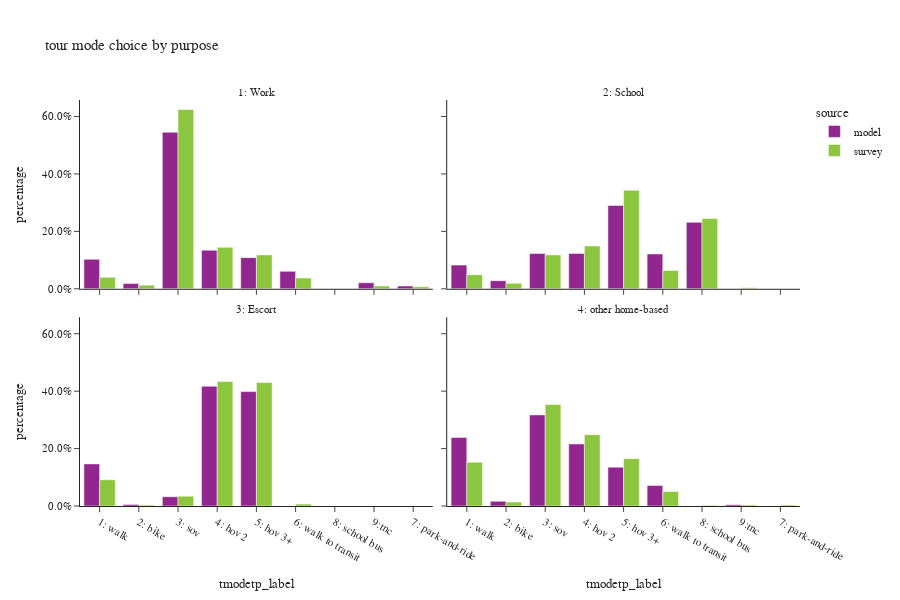

Notebook cell for this chart:
### Code cell
# plot mode choice by purpose
all_tour = df_tour.filter(pl.col('parent') == 0)
plot_mode_choice(all_tour,"tour mode choice by purpose")

### Figure 1 — Plotly figure (JSON) as saved in the notebook; plotly's stock layout.template omitted (floating-point values rounded to 4 significant figures)
{"data": [{"alignmentgroup": "True", "customdata": [[289066], [1174401], [221203], [181], [233684], [130758], [44998], [39220], [20587]], "hovertemplate": "source=model<br>pdpurp_label=1: Work<br>tmodetp_label=%{x}<br>percentage=%{y}<br>sample_count=%{customdata[0]}<extra></extra>", "legendgroup": "model", "marker": {"color": "#91268F", "pattern": {"shape": ""}}, "name": "model", "offsetgroup": "model", "orientation": "v", "showlegend": true, "textposition": "auto", "type": "bar", "x": ["4: hov 2", "3: sov", "1: walk", null, "5: hov 3+", "6: walk to transit", "9:tnc", "2: bike", "7: park-and-ride"], "xaxis": "x3", "y": [0.1342, 0.5452, 0.1027, 8.403e-05, 0.1085, 0.0607, 0.02089, 0.01821, 0.009557], "yaxis": "y3"}, {"alignmentgroup": "True", "customdata": [[7], [8], [21004], [90480], [91666], [172863], [91818], [61517], [216567]], "hovertemplate": "source=model<br>pdpurp_label=2: School<br>tmodetp_label=%{x}<br>percentage=%{y}<br>sample_count=%{customdata[0]}<extra></extra>", "legendgroup": "model", "marker": {"color": "#91268F", "pattern": {"shape": ""}}, "name": "model", "offsetgroup": "model", "orientation": "v", "showlegend": false, "textposition": "auto", "type": "bar", "x": ["9:tnc", null, "2: bike", "6: walk to transit", "3: sov", "8: school bus", "4: hov 2", "1: walk", "5: hov 3+"], "xaxis": "x4", "y": [9.384e-06, 1.072e-05, 0.02816, 0.1213, 0.1229, 0.2317, 0.1231, 0.08247, 0.2903], "yaxis": "y4"}, {"alignmentgroup": "True", "customdata": [[4577], [29], [26371], [119783], [340530], [325411]], "hovertemplate": "source=model<br>pdpurp_label=3: Escort<br>tmodetp_label=%{x}<br>percentage=%{y}<br>sample_count=%{customdata[0]}<extra></extra>", "legendgroup": "model", "marker": {"color": "#91268F", "pattern": {"shape": ""}}, "name": "model", "offsetgroup": "model", "orientation": "v", "showlegend": false, "textposition": "auto", "type": "bar", "x": ["2: bike", null, "3: sov", "1: walk", "4: hov 2", "5: hov 3+"], "xaxis": "x", "y": [0.005604, 3.551e-05, 0.03229, 0.1467, 0.417, 0.3984], "yaxis": "y"}, {"alignmentgroup": "True", "customdata": [[947211], [857116], [18131], [65749], [1259111], [284568], [536717], [293]], "hovertemplate": "source=model<br>pdpurp_label=4: other home-based<br>tmodetp_label=%{x}<br>percentage=%{y}<br>sample_count=%{customdata[0]}<extra></extra>", "legendgroup": "model", "marker": {"color": "#91268F", "pattern": {"shape": ""}}, "name": "model", "offsetgroup": "model", "orientation": "v", "showlegend": false, "textposition": "auto", "type": "bar", "x": ["1: walk", "4: hov 2", "9:tnc", "2: bike", "3: sov", "6: walk to transit", "5: hov 3+", null], "xaxis": "x2", "y": [0.2387, 0.216, 0.004568, 0.01657, 0.3172, 0.0717, 0.1352, 7.382e-05], "yaxis": "y2"}, {"alignmentgroup": "True", "customdata": [[136], [23], [254], [1405], [15], [366], [28], [241], [108]], "hovertemplate": "source=survey<br>pdpurp_label=1: Work<br>tmodetp_label=%{x}<br>percentage=%{y}<br>sample_count=%{customdata[0]}<extra></extra>", "legendgroup": "survey", "marker": {"color": "#8CC63E", "pattern": {"shape": ""}}, "name": "survey", "offsetgroup": "survey", "orientation": "v", "showlegend": true, "textposition": "auto", "type": "bar", "x": ["2: bike", "9:tnc", "4: hov 2", "3: sov", null, "6: walk to transit", "7: park-and-ride", "1: walk", "5: hov 3+"], "xaxis": "x3", "y": [0.01269, 0.009714, 0.1445, 0.6247, 0.0064, 0.0372, 0.007049, 0.0399, 0.1179], "yaxis": "y3"}, {"alignmentgroup": "True", "customdata": [[61], [4], [93], [3], [159], [47], [76], [22], [189]], "hovertemplate": "source=survey<br>pdpurp_label=2: School<br>tmodetp_label=%{x}<br>percentage=%{y}<br>sample_count=%{customdata[0]}<extra></extra>", "legendgroup": "survey", "marker": {"color": "#8CC63E", "pattern": {"shape": ""}}, "name": "survey", "offsetgroup": "survey", "orientation": "v", "showlegend": false, "textposition": "auto", "type": "bar", "x": ["6: walk to transit", "9:tnc", "4: hov 2", null, "8: school bus", "3: sov", "1: walk", "2: bike", "5: hov 3+"], "xaxis": "x4", "y": [0.06381, 0.00329, 0.149, 0.009809, 0.2444, 0.1181, 0.04906, 0.01933, 0.3432], "yaxis": "y4"}, {"alignmentgroup": "True", "customdata": [[252], [11], [3], [3], [102], [45], [15], [1], [342]], "hovertemplate": "source=survey<br>pdpurp_label=3: Escort<br>tmodetp_label=%{x}<br>percentage=%{y}<br>sample_count=%{customdata[0]}<extra></extra>", "legendgroup": "survey", "marker": {"color": "#8CC63E", "pattern": {"shape": ""}}, "name": "survey", "offsetgroup": "survey", "orientation": "v", "showlegend": false, "textposition": "auto", "type": "bar", "x": ["5: hov 3+", "6: walk to transit", "8: school bus", null, "1: walk", "3: sov", "2: bike", "9:tnc", "4: hov 2"], "xaxis": "x", "y": [0.43, 0.006584, 0.0003998, 0.0004713, 0.09166, 0.0343, 0.003116, 1.057e-05, 0.4335], "yaxis": "y"}, {"alignmentgroup": "True", "customdata": [[655], [7], [156], [1717], [1241], [34], [2088], [22], [28], [330]], "hovertemplate": "source=survey<br>pdpurp_label=4: other home-based<br>tmodetp_label=%{x}<br>percentage=%{y}<br>sample_count=%{customdata[0]}<extra></extra>", "legendgroup": "survey", "marker": {"color": "#8CC63E", "pattern": {"shape": ""}}, "name": "survey", "offsetgroup": "survey", "orientation": "v", "showlegend": false, "textposition": "auto", "type": "bar", "x": ["5: hov 3+", "8: school bus", "2: bike", "1: walk", "4: hov 2", "9:tnc", "3: sov", "7: park-and-ride", null, "6: walk to transit"], "xaxis": "x2", "y": [0.1649, 0.002599, 0.01372, 0.1526, 0.2484, 0.003658, 0.3533, 0.003543, 0.006728, 0.05056], "yaxis": "y2"}], "layout": {"annotations": [{"font": {}, "showarrow": false, "text": "3: Escort", "x": 0.245, "xanchor": "center", "xref": "paper", "y": 0.465, "yanchor": "bottom", "yref": "paper"}, {"font": {}, "showarrow": false, "text": "4: other home-based", "x": 0.755, "xanchor": "center", "xref": "paper", "y": 0.465, "yanchor": "bottom", "yref": "paper"}, {"font": {}, "showarrow": false, "text": "1: Work", "x": 0.245, "xanchor": "center", "xref": "paper", "y": 1.0, "yanchor": "bottom", "yref": "paper"}, {"font": {}, "showarrow": false, "text": "2: School", "x": 0.755, "xanchor": "center", "xref": "paper", "y": 1.0, "yanchor": "bottom", "yref": "paper"}], "barmode": "group", "font": {"size": 11}, "height": 600, "legend": {"title": {"text": "source"}, "tracegroupgap": 0}, "title": {"text": "tour mode choice by purpose"}, "width": 900, "xaxis": {"anchor": "y", "categoryorder": "category ascending", "domain": [0.0, 0.49], "dtick": 1, "title": {"text": "tmodetp_label"}}, "xaxis2": {"anchor": "y2", "domain": [0.51, 1.0], "matches": "x", "title": {"text": "tmodetp_label"}}, "xaxis3": {"anchor": "y3", "domain": [0.0, 0.49], "matches": "x", "showticklabels": false}, "xaxis4": {"anchor": "y4", "domain": [0.51, 1.0], "matches": "x", "showticklabels": false}, "yaxis": {"anchor": "x", "domain": [0.0, 0.465], "tickformat": ".1%", "title": {"text": "percentage"}}, "yaxis2": {"anchor": "x2", "domain": [0.0, 0.465], "matches": "y", "showticklabels": false, "tickformat": ".1%"}, "yaxis3": {"anchor": "x3", "domain": [0.535, 1.0], "matches": "y", "tickformat": ".1%", "title": {"text": "percentage"}}, "yaxis4": {"anchor": "x4", "domain": [0.535, 1.0], "matches": "y", "showticklabels": false, "tickformat": ".1%"}}}
